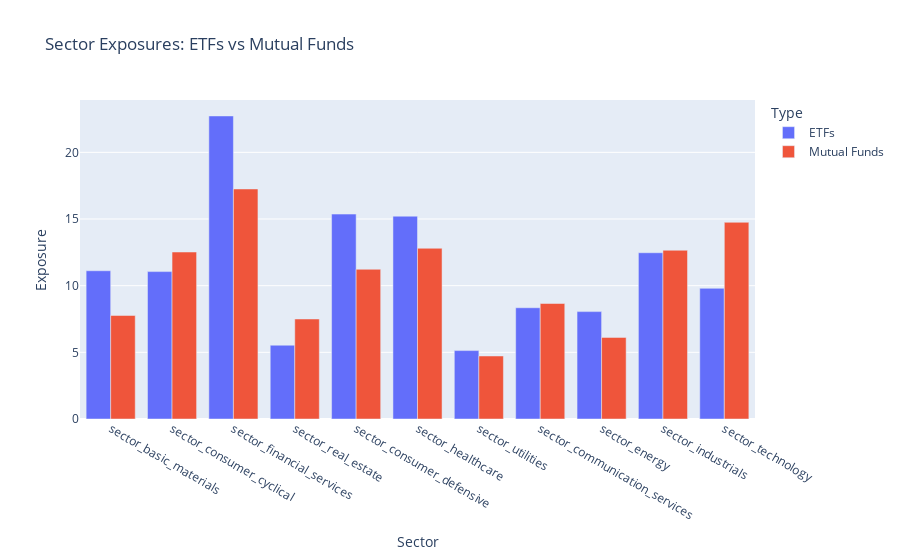

Notebook source saved alongside this figure:
### Code cell
### Exploratory Data Analysis (EDA)
# Visualizing distributions of returns
plt.figure(figsize=(10, 6))
sns.kdeplot(batch_imputed_etfs['fund_return_2019'], label='ETFs', fill=True)
sns.kdeplot(batch_imputed_mutual_funds['fund_return_2019'], label='Mutual Funds', fill=True)
plt.title('Distribution of 2019 Returns for ETFs vs. Mutual Funds')
plt.xlabel('Return (%)')
plt.ylabel('Density')
plt.legend()
plt.show()

# Compare sector exposures
sector_columns = [col for col in etf_data.columns if 'sector_' in col]
sector_means_etfs = batch_imputed_etfs[sector_columns].mean()
sector_means_mutual_funds = batch_imputed_mutual_funds[sector_columns].mean()

# Visualize sector exposures
sector_df = pd.DataFrame({
    'Sector': sector_columns,
    'ETFs': sector_means_etfs.values,
    'Mutual Funds': sector_means_mutual_funds.values
})
sector_df = sector_df.melt(id_vars='Sector', var_name='Type', value_name='Exposure')

px.bar(sector_df, x='Sector', y='Exposure', color='Type', barmode='group',
       title='Sector Exposures: ETFs vs Mutual Funds').show()

### Figure 1 — Plotly figure (JSON) as saved in the notebook; plotly's stock layout.template omitted (floating-point values rounded to 4 significant figures)
{"data": [{"alignmentgroup": "True", "hovertemplate": "Type=ETFs<br>Sector=%{x}<br>Exposure=%{y}<extra></extra>", "legendgroup": "ETFs", "marker": {"color": "#636efa", "pattern": {"shape": ""}}, "name": "ETFs", "offsetgroup": "ETFs", "orientation": "v", "showlegend": true, "textposition": "auto", "type": "bar", "x": ["sector_basic_materials", "sector_consumer_cyclical", "sector_financial_services", "sector_real_estate", "sector_consumer_defensive", "sector_healthcare", "sector_utilities", "sector_communication_services", "sector_energy", "sector_industrials", "sector_technology"], "xaxis": "x", "y": [11.12, 11.06, 22.73, 5.535, 15.37, 15.21, 5.132, 8.345, 8.055, 12.47, 9.8], "yaxis": "y"}, {"alignmentgroup": "True", "hovertemplate": "Type=Mutual Funds<br>Sector=%{x}<br>Exposure=%{y}<extra></extra>", "legendgroup": "Mutual Funds", "marker": {"color": "#EF553B", "pattern": {"shape": ""}}, "name": "Mutual Funds", "offsetgroup": "Mutual Funds", "orientation": "v", "showlegend": true, "textposition": "auto", "type": "bar", "x": ["sector_basic_materials", "sector_consumer_cyclical", "sector_financial_services", "sector_real_estate", "sector_consumer_defensive", "sector_healthcare", "sector_utilities", "sector_communication_services", "sector_energy", "sector_industrials", "sector_technology"], "xaxis": "x", "y": [7.765, 12.52, 17.25, 7.501, 11.23, 12.81, 4.726, 8.662, 6.121, 12.66, 14.75], "yaxis": "y"}], "layout": {"barmode": "group", "legend": {"title": {"text": "Type"}, "tracegroupgap": 0}, "title": {"text": "Sector Exposures: ETFs vs Mutual Funds"}, "xaxis": {"anchor": "y", "domain": [0, 1], "title": {"text": "Sector"}}, "yaxis": {"anchor": "x", "domain": [0, 1], "title": {"text": "Exposure"}}}}
